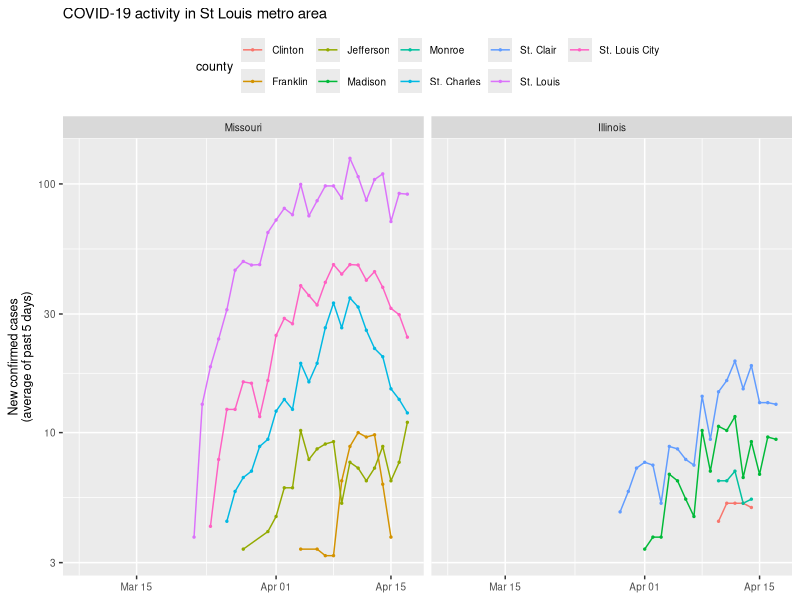
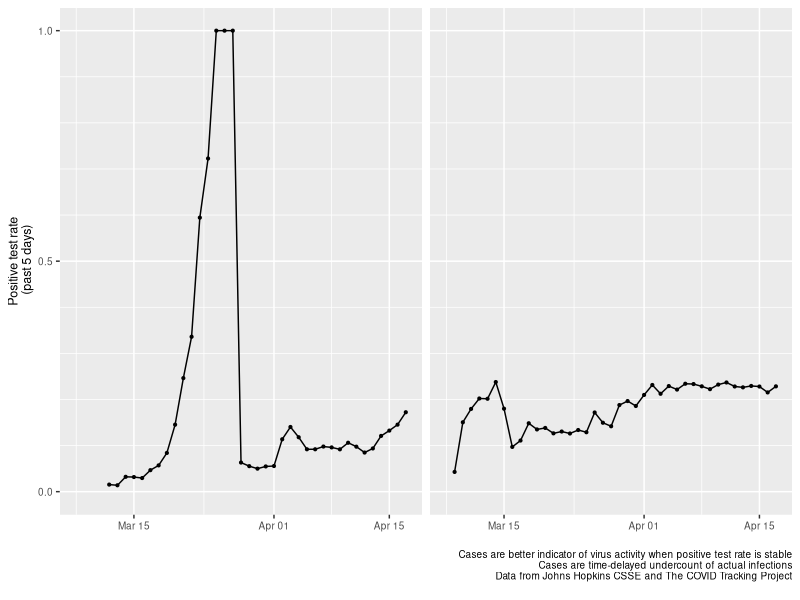

Write R code to recreate these figures, in order. (Note: this script raises an error after producing the figures.)
# Plot SARS-CoV-2 activity in St Louis metro area
# by county

# Dependencies
library("readr")
library("dplyr")
library("tidyr")
library("lubridate")
library("ggplot2")
library("gtable")

lag_time <- 5 


# Case data
data_cases <- read_csv("data/data-cases.csv") %>%
	filter(
		((state == "Missouri") & county %in% c(
			"St. Louis City", "St. Louis", "St. Charles", 
			"Lincoln", "Warren", "Franklin", "Jefferson"
		)) | 
		((state == "Illinois") & county %in% c(
			"Madison", "St. Clair", "Monroe", "Jersey", "Clinton"
		))
	) %>%
	select(-c(UID, county_label)) %>% 
	pivot_longer(cols = contains("-"), names_to = "date", values_to = "cases") %>%
	mutate(date = ymd(date)) %>%
	# filter(
		# ((state == "Missouri") & (date >= ymd("2020-03-28"))) | 
		# ((state == "Illinois") & (date >= ymd("2020-03-29")))
	# ) %>%
	mutate(state = relevel(factor(state), ref = "Missouri")) %>%
	group_by(county) %>%
	arrange(date, .by_group = TRUE) %>%
	mutate(
		new_cases = (cases - lag(cases, n = lag_time)) / lag_time, 
		# rate_increase = log(cases / lag(cases, n = lag_time)) / lag_time
	)

# Testing data
data_testing <- read_csv("data/data-testing.csv") %>% 
	filter(state %in% c("MO", "IL")) %>%
	mutate(state = case_when(
		state == "MO" ~ "Missouri", 
		state == "IL" ~ "Illinois"
	)) %>%
	mutate(state = relevel(factor(state), ref = "Missouri")) %>%
	group_by(state) %>%
	arrange(date, .by_group = TRUE) %>%
	mutate(
		positive_new  = positive - lag(positive, n = lag_time), 
		total_new     = total - lag(total, n = lag_time), 
		rate_positive = positive_new / total_new
	)




# Plot data

date_limits <- c(min(filter(data_cases, cases > 0)$date), max(data_cases$date))
my_theme <- theme(text = element_text(size = 9), axis.title.x = element_blank())


# Plot cumulative cases
# dev.new(width = 5.5, height = 3)
# plot_cases <- data_cases %>% 
	# filter(cases > 0) %>%
	# ggplot(mapping = aes(x = date, y = cases, color = county)) + 
		# facet_wrap(~ state, ncol = 2) + 
		# geom_line() + geom_point(size = 0.5) + 
		# scale_x_date(limits = date_limits) + 
		# scale_y_log10() + 
		# labs(y = "Cumulative confirmed cases") + 
		# my_theme
# plot(plot_cases)

# Plot new case activity
# dev.new(width = 5.5, height = 3)
plot_new_cases <- data_cases %>% 
	filter(cases > 0, !is.na(new_cases), new_cases > 3) %>%
	ggplot(mapping = aes(x = date, y = new_cases, color = county)) + 
		facet_wrap(~ state, ncol = 2) + 
		geom_line() + geom_point(size = 0.5) + 
		scale_x_date(limits = date_limits) + 
		scale_y_log10() + 
		labs(
			title = "COVID-19 activity in St Louis metro area", 
			y = paste("New confirmed cases\n(average of past", lag_time, "days)")
		) + 
		my_theme + 
		theme(
			# strip.background = element_blank(), 
			# strip.text = element_blank(), 
			legend.position = "top"
		)
# plot(plot_new_cases)

# Plot positive test rate
plot_positive <- data_testing %>%
	filter(!is.na(rate_positive)) %>% 
	ggplot(mapping = aes(x = date, y = rate_positive)) + 
		facet_wrap(~ state, ncol = 2) + 
		geom_line() + geom_point(size = 0.75) + 
		scale_x_date(limits = date_limits) + 
		scale_y_continuous(
			limits = c(0, 1), 
			breaks = seq(0, 1, by = 0.5), 
			minor_breaks = seq(0, 1, by = 0.1)
		) + 
		labs(
			y = paste(
				"Positive test rate\n", "(past", lag_time, "days)"
			), 
			caption = paste0(
				"\n", 
				"Cases are better indicator of virus activity when positive test rate is stable\n", 
				"Cases are time-delayed undercount of actual infections\n", 
				"Data from Johns Hopkins CSSE and The COVID Tracking Project\n"
			)
		) + 
		my_theme + 
		theme(strip.text = element_blank())
# plot(plot_positive)

# Make combined plot
pdf(file = NULL)  # start bug workaround
plot_activity <- gtable_add_grob(
	gtable(widths = unit(rep(1, 1), "null"), heights = unit(rep(1, 17), "null")), 
	list(ggplotGrob(plot_new_cases), ggplotGrob(plot_positive)), 
	l = c(1, 1), r = c(1, 1), t = c(1, 11), b = c(10, 17)
)
dev.off()  # end bug workaround
# dev.new(width = 6, height = 5.5)
# plot(plot_activity)
ggsave("results/stl-activity.pdf", plot = plot_activity, width = 6, height = 5)



# data_cases %>% 
	# filter(cases > 0, !is.na(rate_increase)) %>%
	# ggplot(mapping = aes(x = date, y = rate_increase, color = county)) + 
		# facet_wrap(~ state, ncol = 2) + 
		# geom_line() + geom_point(size = 0.5) + 
		# my_theme


plot_cases <- data_metro %>%
	ggplot(mapping = aes(x = date, y = cases)) + 
	geom_col() + 
	labs(y = "Cumulative confirmed cases") + 
	my_theme
plot_new_cases <- data_metro %>%
	ggplot(mapping = aes(x = date, y = new_cases)) + 
	geom_col() + 
	labs(
		y = "New confirmed cases", 
		caption = (paste0("\n Plot by jeff smith. Data from Johns Hopkins University CSSE")) 
	) + 
	my_theme
pdf(file = NULL)  # start bug workaround
plot_metro <- gtable_add_grob(
	gtable(widths = unit(rep(1, 1), "null"), heights = unit(rep(1, 2), "null")), 
	# gtable(widths = unit(rep(1, 1), "null"), heights = unit(rep(1, 13), "null")), 
	list(ggplotGrob(plot_cases), ggplotGrob(plot_new_cases)), 
	l = c(1, 1), r = c(1, 1), t = c(1, 2), b = c(1, 2)
	# l = c(1, 1), r = c(1, 1), t = c(1, 7), b = c(6, 13)
)
dev.off()  # end bug workaround
# dev.new(width = 5.5, height = 5)
# plot(plot_metro)
ggsave("results/stl-total.pdf", plot_metro, device = "pdf", width = 5.5, height = 5)

# Clean up
rm(data_metro, lag_time)
rm(my_theme, plot_cases, plot_new_cases, plot_metro)



